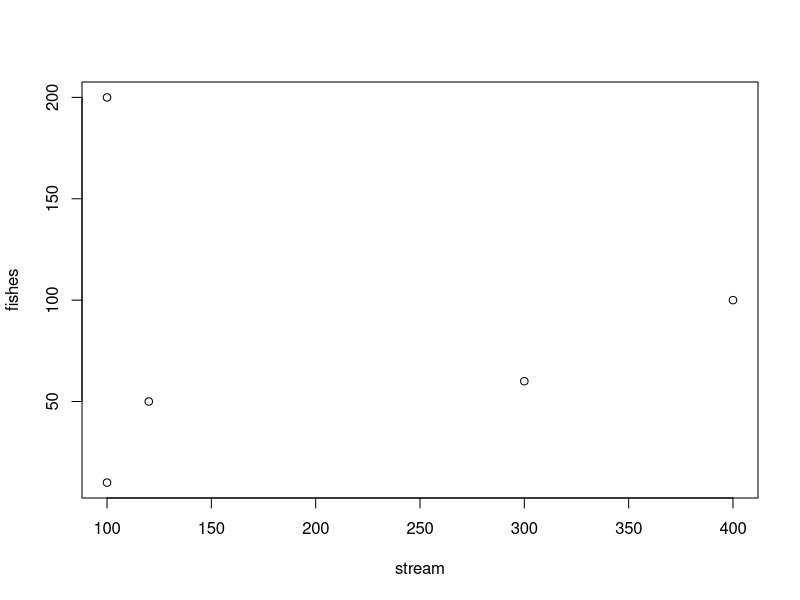
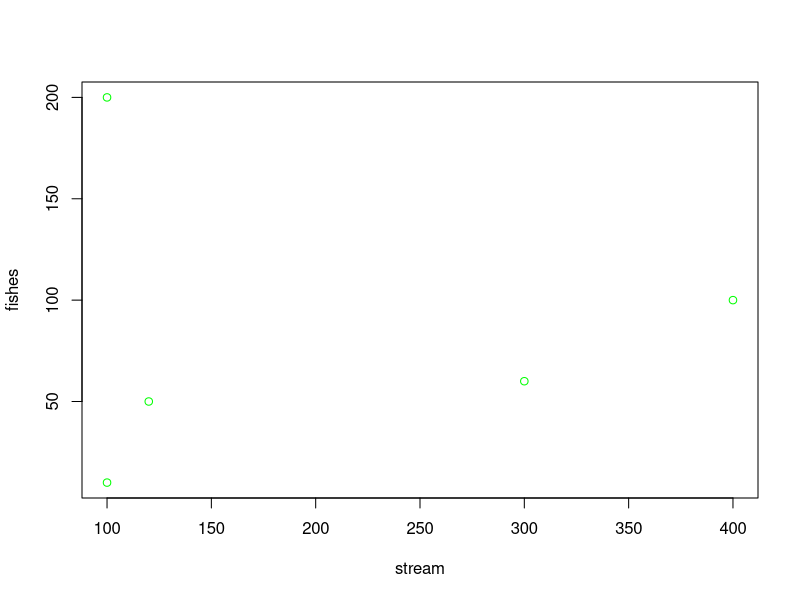
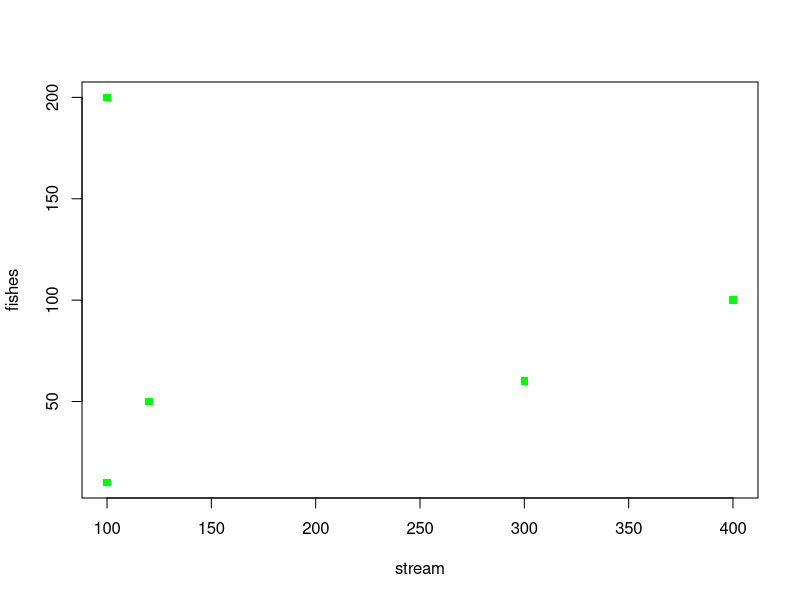

The R script that drew these images, in order:
# excited to write my first code on Github

# Constanza input data on streams
 
stream<-c(100,120,300,400,100)

# new set, Marta data on fishes genomes

fishes<-c(10, 50, 60, 100, 200)
 


# first plot in R, plotting correlation stream against fishes diversity

plot(stream, fishes)

# change colour on data points to green

plot(stream, fishes, col=("green"))

# change the shape of data points to squares

plot(stream, fishes, col=("green"), pch=15)

# the data we developed can be stored in a table
# a table in R is called data frame

data.frame(stream, fishes)

# assign created table a name (water)

water <-data.frame(stream, fishes)

# water is a data frame now
# to see the table use View function

View(water)



